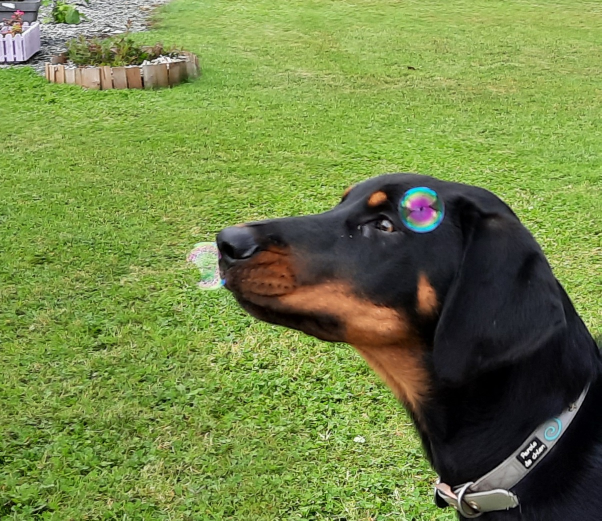
#> input picture 2022-03-Images/20210925_190551.jpg, 1203 x 1041 px, found by its file name (shown at 1/2 size)
$ jupyter execute --allow-errors Traitement_images_2.ipynb   (older library calls are emulated)
#> lines starting #> are read from the running program, lines starting #| are printed output that depends on the picture
### SIFT:Scale-invariant feature transformScale-invariant feature transform

**SIFT** les descripteurs fournissent une représentation alternative pour les régions d'image. Ils sont très utiles pour faire correspondre les images. Les détecteurs de coin simples fonctionnent bien lorsque les images à faire correspondre sont de nature similaire (en ce qui concerne l'échelle, l'orientation, etc.). Mais s'ils ont des échelles et des rotations différentes, les descripteurs SIFT doivent être utilisés pour les faire correspondre. SIFT est non seulement invariant à l'échelle, mais il obtient toujours de bons résultats lorsque la rotation, l'éclairage et les points de vue des images changent également.

### opencv et opencv-contrib

Afin de pouvoir utiliser les fonctions SIFT avec python-opencv,
vous devez d'abord installer opencv-contrib en suivant les instructions de ce lien :
https://pypi.org/project/opencv-contrib-python/.

### Exercice

Détecter les points clés SIFT et les dessine à l'aide d'entrer de l'image **cloudy10.jpg**.
Vous allez d'abord construire un objet SIFT puis utiliser la méthode **detect()**
pour calculer les points clés d'une image. Chaque point clé est
une caractéristique spéciale et possède plusieurs attributs. Par exemple,
ses coordonnées (x, y), son angle (orientation), sa réponse (force des points clés),
la taille du voisinage significatif, ...

Vous utilisez la fonction **drawKeyPoints()** de **cv2** pour dessiner les petits cercles autour des points clés détectés. Si le **cv2.DRAW_MATCHES_FLAGS_DRAW_RICH_KEYPOINTS** est appliqué à la fonction, elle dessinera un cercle avec la taille d'un point clé, ainsi que son orientation. Afin de calculer les points clés et le descripteur ensemble, vous allez utiliser la fonction **detectAndCompute()** .

### Création de descripteur d'image

* Cette image contient 319 descripteurs
* Chaque descripteur est un vecteur de longueur 128

**Etapes**
1. passage en gris
2. equalisation en histogramme
3. création d'une liste de descripteurs d'image
4. dessiner les points clés de l'image
5. afficher les descripteurs

[cell 1]
from os import getcwd
from PIL import Image
import numpy as np
import matplotlib.pyplot as plt
import cv2
import sys
sys.path.append("C:\\Users\\User\\WORK\\workspace-ia\\PERSO\\")
from ara_commons import ara_picture_function as ara_pict
from ara_commons.ara_file import get_dir_files

[cell 2]
# ---------------------------------------------------------------------------------------------
#                               MAIN
# ---------------------------------------------------------------------------------------------
verbose = False
force_reloading = True

# Récupère le répertoire du programme
file_path = getcwd() + "\\"
file_path

[cell 3]
img_cloudy_path = file_path + "cloudy10.jpg"
img_zack_path = file_path + "20210925_190551.jpg"

<div style="display: flex; background-color: green;" >

## 1.1. Lecture de l'image en Gris
</div>

[cell 4]
img_gray = cv2.imread(img_zack_path, 0)
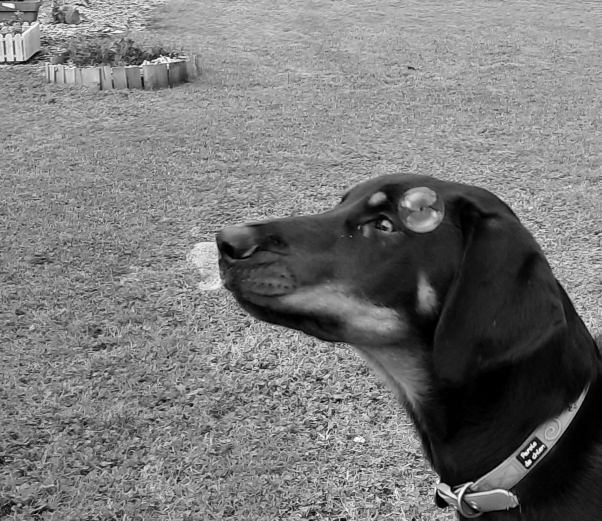
#> img_gray: shape (1041, 1203) (shown at 1/2 size); min 0, max 255, mean 120.8
plt.imshow(img_gray)
plt.title(f'Loaded size: {img_gray.shape}')
plt.axis('off')
plt.show()

[cell 5]
img_gray.shape
#> Out = (1041, 1203)

#> (a cell that did not finish here is left out)

[cell 7]
img_cloudy_gray = cv2.imread(file_path + "cloudy10.jpg", 0)
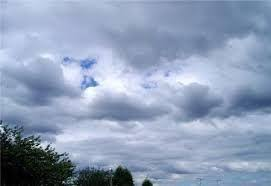
#> input picture 2022-03-Images/cloudy10.jpg, 271 x 186 px, found by its file name
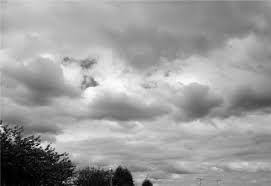
#> img_cloudy_gray: shape (186, 271); min 0, max 254, mean 156.3
plt.imshow(img_cloudy_gray)
plt.title(f'Gray size: {img_cloudy_gray.shape}')
plt.axis('off')
plt.show()

<div style="display: flex; background-color: green;" >

## 1.3. Resize
</div>

#> (a cell that did not finish here is left out)

<div style="display: flex; background-color: green;" >

## 1.4. Equalisation en histogramme
</div>

#> (a cell that did not finish here is left out)

<div style="display: flex; background-color: green;" >

## 1.5. création d'une liste de descripteurs d'image
</div>

<div style="display: flex; background-color: green;" >

## 1.6. dessiner les points clés de l'image
</div>

#> (a cell that did not finish here is left out)

#> (a cell that did not finish here is left out)

#> (a cell that did not finish here is left out)

[cell 13]
# [21 lines left out: function define_img_point_color, not called in this run]

<div style="display: flex; background-color: green;" >

## 1.7. afficher les descripteurs
</div>

[cell 14]
ara_pict.define_img_point(img_zack_path, resize_scale_percent=50)
#> (this line was passed over: ara_commons is not available in this run)
ara_pict.define_img_point(img_cloudy_path)
#> (this line was passed over: ara_commons is not available in this run)

[cell 15]
def test(img_path, show=True, resize_scale_percent=None):
#> called with img_path = '2022-03-Images\\20210925_190551.jpg', show = True, resize_scale_percent = 50
    img = cv2.imread(img_path)
#> img is the input picture: shape (1041, 1203, 3); mean B, G, R 70.5, 133.5, 115.2
    if resize_scale_percent is not None:
        img = ara_pict.resize_picture(img, scale_percent=resize_scale_percent, verbose=verbose)

    gray = cv2.cvtColor(img,cv2.COLOR_BGR2GRAY)
    # gray = cv2.imread(img, 0)
    ret, thresh = cv2.threshold(gray,0,255,cv2.THRESH_BINARY_INV+cv2.THRESH_OTSU)

    # noise removal
    kernel = np.ones((3,3),np.uint8)
    opening = cv2.morphologyEx(thresh,cv2.MORPH_OPEN,kernel, iterations = 2)
    # sure background area
    sure_bg = cv2.dilate(opening,kernel,iterations=3)
    # Finding sure foreground area
    dist_transform = cv2.distanceTransform(opening,cv2.DIST_L2,5)
    ret, sure_fg = cv2.threshold(dist_transform,0.7*dist_transform.max(),255,0)
    # Finding unknown region
    sure_fg = np.uint8(sure_fg)
    unknown = cv2.subtract(sure_bg,sure_fg)
    # Marker labelling
    ret, markers = cv2.connectedComponents(sure_fg)
    # Add one to all labels so that sure background is not 0, but 1
    markers = markers+1

    # Now, mark the region of unknown with zero
    markers[unknown==255] = 0

    markers = cv2.watershed(img,markers)
    img[markers == -1] = [255,0,0]
    if show:
        plt.imshow(gray)
        plt.title(f'img size: {img.shape}, Gray : {gray.shape}')
        plt.axis('off')
        plt.show()

    return gray

[cell 16]
test(img_path=img_zack_path, show=True, resize_scale_percent=50)
#> (the call stopped at in test, `img = ara_pict.resize_picture(img, scale_percent=resize_scale_percent,..`: ara_commons is not available in this run)

[cell 17]
# [22 lines left out: function feature_similarity, not called in this run]

[cell 18]
# [17 lines left out: function init_detector, not called in this run]

<div style="display: flex; background-color: Blue; padding: 15px;" >

## ANNEXES
</div>

[cell 19]
img_scr = cv2.imread(img_zack_path, cv2.IMREAD_UNCHANGED)
plt.imshow(img_scr)
plt.title(f'Loaded size: {img_scr.shape}')
plt.axis('off')
plt.show()

[cell 20]
color_img = cv2.imread(file_path + "20210925_190551.jpg", cv2.COLOR_BGR2RGB)
color_img = cv2.cvtColor(color_img, cv2.COLOR_BGR2RGB)
plt.imshow(color_img)
plt.title(f'Color size: {color_img.shape}')
plt.axis('off')
plt.show()

[cell 21]
img_gray = cv2.imread(file_path + "20210925_190551.jpg", cv2.IMREAD_GRAYSCALE)
img_gray = cv2.cvtColor(img_gray, cv2.IMREAD_GRAYSCALE)
#> img_gray: shape (1041, 1203, 4)
plt.imshow(img_gray)
plt.title(f'Gray size: {img_gray.shape}')
plt.axis('off')
plt.show()
